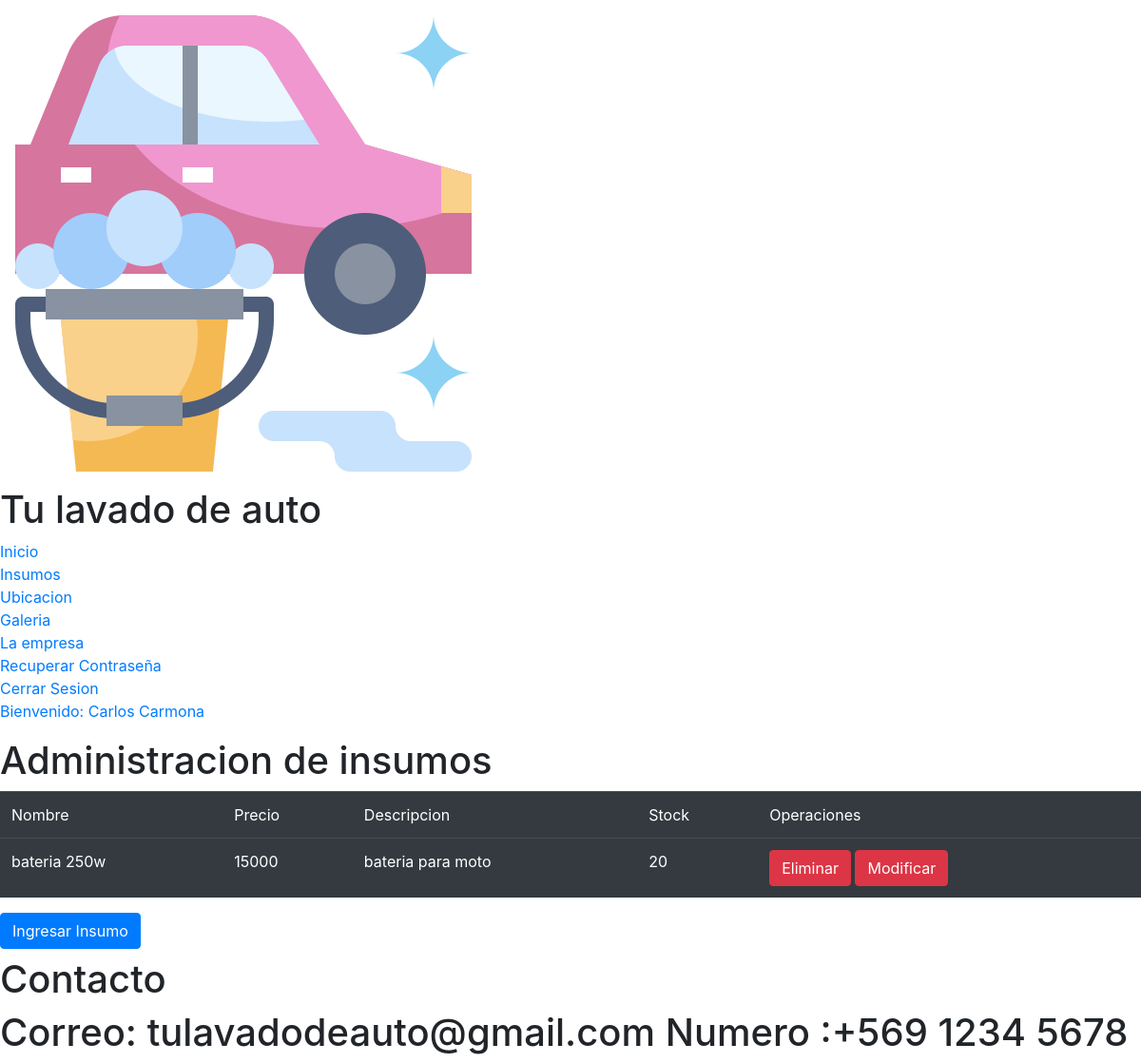
Page /adm_insumos/ (signed in) on the earlier database version.
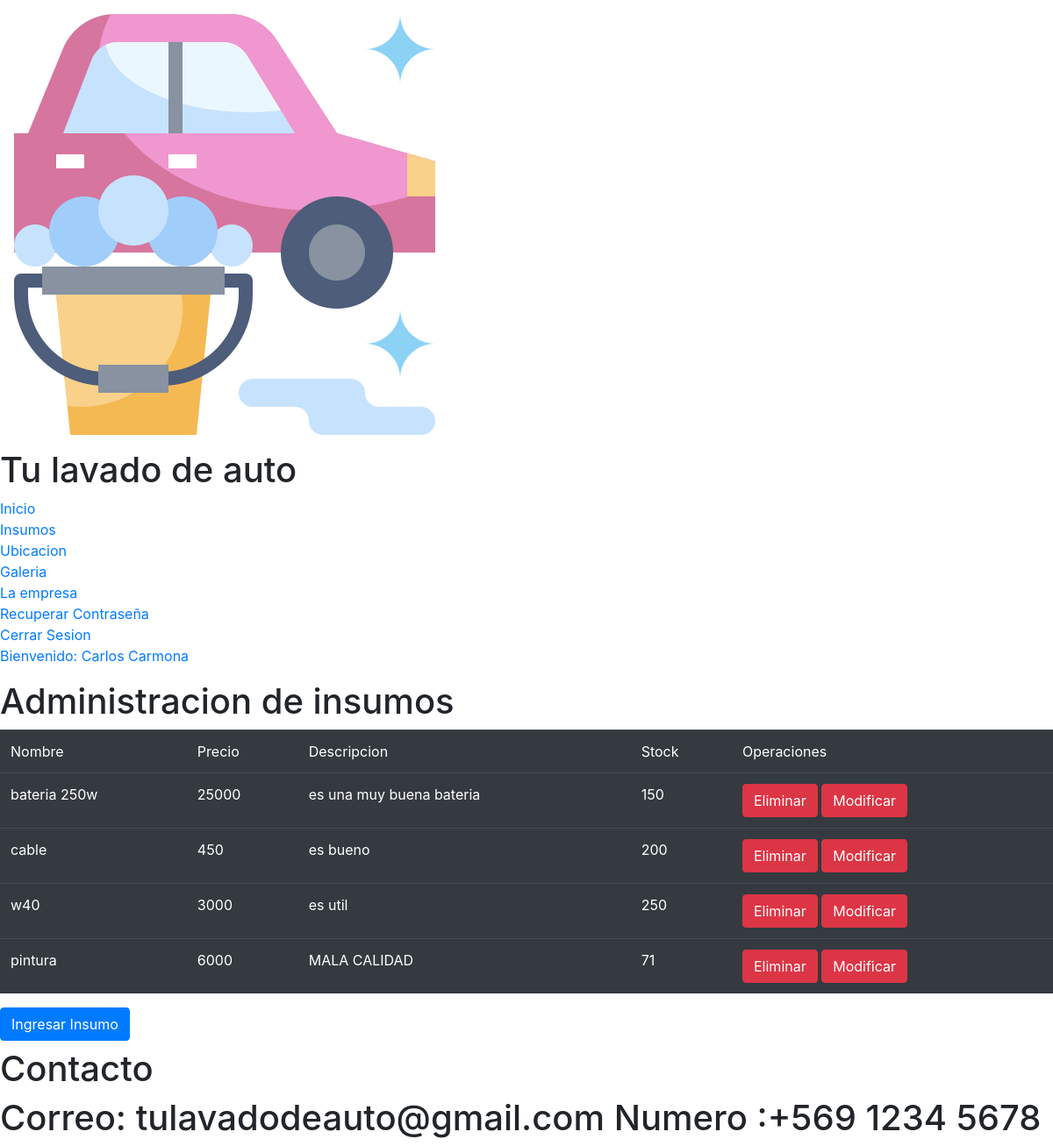
Same page on the later database version.
### myCarW/models.py (models this page shows, shortened)
class Insumos(models.Model):
    nombre = models.CharField(max_length=120,primary_key=True)
    precio = models.IntegerField()
    descripcion = models.TextField()
    stock = models.IntegerField()

### myCarW/views.py (the view)
# urls.py: path('adm_insumos/',admin_insumos,name='ADM_IN'),
@permission_required('myCarW.view_insumos',login_url='/login/')
def admin_insumos(request):
    insumos = Insumos.objects.all()
    return render(request,'web/admin_insumos.html',{'insumos':insumos})

### myCarW/templates/web/admin_insumos.html (shortened to what this page needs)
{% extends "web/base.html" %} {% load static %} {% block estilos %}
<link rel="stylesheet" href="{% static 'css/insumos.css' %}">
<link rel="stylesheet" href="https://cdn.jsdelivr.net/npm/bootstrap@4.5.3/dist/css/bootstrap.min.css"> {% endblock estilos %} {% block contenido %}
<div id="contenido">
    <div id="section">
        <h1 id="titulo">Administracion de insumos</h1>
        <div>
            <table class="table table-dark">
                <tr>
                    <td>Nombre</td>
                    <td>Precio</td>
                    <td>Descripcion</td>
                    <td>Stock</td>
                    <td>Operaciones</td>
                </tr>
                {% for item in insumos %}
                <tr>
                    <td>{{item.nombre}}</td>
                    <td>{{item.precio}}</td>
                    <td>{{item.descripcion}}</td>
                    <td>{{item.stock}}</td>
                    <td>
                        <button class="btn btn-danger" onclick="eliminar('{{item.nombre}}')">Eliminar</button>
                        <button class="btn btn-danger" onclick="modificar('{{item.nombre}}')">Modificar</button>
                    </td>
                </tr>
                {% endfor %}
            </table>
            <button class="btn btn-primary" onclick="ir()">Ingresar Insumo</button>
        </div>
    </div>
</div>
{% endblock contenido %}

### myCarW/templates/web/base.html (shortened to what this page needs)
<!DOCTYPE html>
<html lang="es">
{% load static %}
<head>
    {% block estilos %}
    {% endblock estilos %}
</head>
<body>
    <div id="contenedor">
        <div id="header">
            <img src="{% static 'img/019-car service.png' %}" id="logo">
            <div id=encabezado>
                <h1> Tu lavado de auto </h1>
            </div>
        </div>
        <div id="nav">
            <nav>
                <ol>
                    <li><a href="{% url 'INDX' %}">Inicio</a></li>
                    <li><a href="{% url 'INSUMOS' %}">Insumos</a></li>
                    <li><a href="">Ubicacion</a></li>
                    <li><a href="{% url 'GALE' %}">Galeria</a></li>
                    <li><a href="">La empresa</a></li>
                    <li><a href="{% url 'password_reset' %}">Recuperar Contraseña</a></li>
                    {% if user.is_authenticated %}
                        <li><a href="{% url 'LOGOUT' %}">Cerrar Sesion</a></li>
                        <li><a href="">Bienvenido: {{user.first_name}} {{user.last_name}}</a></td>
                    {% else %}
                        <li><a href="{% url 'LOGIN' %}">Login</a></li>
                        <li><a href="{% url 'REGIS' %}">Registro</a></li>
                    {% endif %}
                </ol>
            </nav>
        </div>
        {% block contenido %}
        {% endblock contenido %}
        <div id="footer">
            <div>
                <h1>Contacto</h1>
            </div>
            <div>
                <h1>Correo: tulavadodeauto@gmail.com Numero :+569 1234 5678</h1>
            </div>
        </div>
    </div>
</body>
</html>

### myCarW/static/css/insumos.css (style rules this page uses)
* { margin: 0%; padding: 0%; }

Differences in the rows shown:
changed Insumos "bateria 250w": precio "15000" → "25000"; descripcion "bateria para moto" → "es una muy buena bateria"; stock "20" → "150"
added Insumos: nombre "cable", precio "450", descripcion "es bueno", stock "200"
added Insumos: nombre "w40", precio "3000", descripcion "es util", stock "250"
added Insumos: nombre "pintura", precio "6000", descripcion "MALA CALIDAD", stock "71"
